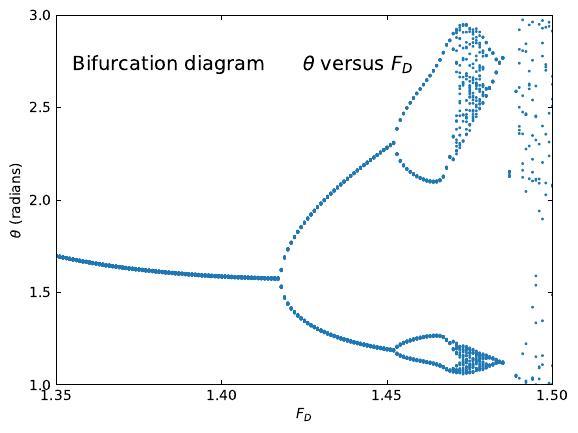

This figure's Julia source:
using LaTeXStrings
using PyPlot

g = 9.8
l = 9.8
dt = 0.01
theta0 = 0.2
omega0 = 0.0
ΩD = 2.0/3.0
q = 1.0/2.0

period = 2.0*π/ΩD

function euler_1step(t0::Float64, theta0::Float64, omega0::Float64, dt::Float64, FD::Float64)
	omega1::Float64 = omega0 - g/l*sin(theta0)*dt - q*omega0*dt + FD*sin(ΩD*t0)*dt
	theta1::Float64 = theta0 + omega0*dt
	t1::Float64 = t0 + dt
	t1, theta1, omega1
end

function euler(theta0::Float64, omega0::Float64, dt::Float64, tend::Float64, FD::Float64)
	n::Int64 = trunc(tend/dt) + 1
	theta::Vector{Float64} = zeros(n)
	t::Vector{Float64} = zeros(n)
	omega::Vector{Float64} = zeros(n)
	theta[1] = theta0
	omega[1] = omega0
	omega1::Float64 = omega0
	for i = 1:n-1
		t[i+1], theta[i+1], omega1 = euler_1step(t[i], theta[i], omega1, dt, FD)
		if theta[i+1] > pi
			theta[i+1] -= 2*pi
		elseif theta[i+1] < -pi
			theta[i+1] += 2*pi
		end
		omega[i+1] = omega1
	end
	t, theta, omega
end

function main()
	forces = 1.35:0.001:1.5
	Xvalues::Vector{Float64} = []
	Yvalues::Vector{Float64} = []
	for f in forces
		t, theta, omega = euler(theta0, omega0, dt, 400.0*period, f)
		n = 300
		for i = 1:length(t)
			if t[i] >= 300*period
				if t[i] > n*period
					n += 1
				end
				if abs(t[i] - n*period) < dt/2
					append!(Xvalues, f)
					append!(Yvalues, theta[i])
				end
			end
		end
	end

	figure()
	plot(Xvalues, Yvalues, ".", markersize = 2)
	xlabel("\$F_D\$")
	ylabel("\$\\theta\$ (radians)")
	xlim([1.35,1.5])
	ylim([1,3])
	annotate("Bifurcation diagram \t \$\\theta\$ versus \$F_D\$", xy = (1.355, 2.7), fontsize = 14)
	tick_params(direction = "in", right = true, top = true)
	xticks([i for i = 1.35:0.05:1.5])
	yticks([i for i = 1:0.5:3])
	savefig("Figure3.11.pdf", bbox_inches = "tight")

end

main()

pygui(true)
show()

